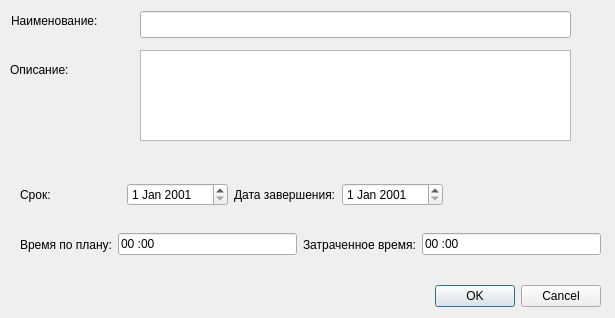
<?xml version="1.0" encoding="UTF-8"?>
<ui version="4.0">
 <class>tasksDialog</class>
 <widget class="QDialog" name="tasksDialog">
  <property name="geometry">
   <rect>
    <x>0</x>
    <y>0</y>
    <width>615</width>
    <height>318</height>
   </rect>
  </property>
  <property name="minimumSize">
   <size>
    <width>615</width>
    <height>318</height>
   </size>
  </property>
  <property name="maximumSize">
   <size>
    <width>615</width>
    <height>318</height>
   </size>
  </property>
  <property name="windowTitle">
   <string>Задача</string>
  </property>
  <property name="windowIcon">
   <iconset resource="MainResource.qrc">
    <normaloff>:/images/Tasks64.png</normaloff>:/images/Tasks64.png</iconset>
  </property>
  <widget class="QDialogButtonBox" name="buttonBox">
   <property name="geometry">
    <rect>
     <x>260</x>
     <y>280</y>
     <width>341</width>
     <height>32</height>
    </rect>
   </property>
   <property name="orientation">
    <enum>Qt::Horizontal</enum>
   </property>
   <property name="standardButtons">
    <set>QDialogButtonBox::Cancel|QDialogButtonBox::Ok</set>
   </property>
  </widget>
  <widget class="QLabel" name="label_2">
   <property name="geometry">
    <rect>
     <x>10</x>
     <y>60</y>
     <width>91</width>
     <height>19</height>
    </rect>
   </property>
   <property name="text">
    <string>Описание:</string>
   </property>
  </widget>
  <widget class="QTextEdit" name="m_content">
   <property name="geometry">
    <rect>
     <x>140</x>
     <y>50</y>
     <width>431</width>
     <height>91</height>
    </rect>
   </property>
  </widget>
  <widget class="QWidget" name="layoutWidget">
   <property name="geometry">
    <rect>
     <x>20</x>
     <y>180</y>
     <width>423</width>
     <height>30</height>
    </rect>
   </property>
   <layout class="QHBoxLayout" name="horizontalLayout">
    <item>
     <widget class="QLabel" name="label_3">
      <property name="text">
       <string>Срок:</string>
      </property>
     </widget>
    </item>
    <item>
     <widget class="QDateEdit" name="m_datePlan">
      <property name="minimumDate">
       <date>
        <year>2001</year>
        <month>1</month>
        <day>1</day>
       </date>
      </property>
     </widget>
    </item>
    <item>
     <widget class="QLabel" name="label_4">
      <property name="text">
       <string>Дата завершения:</string>
      </property>
     </widget>
    </item>
    <item>
     <widget class="QDateEdit" name="m_dateFact">
      <property name="minimumDate">
       <date>
        <year>2001</year>
        <month>1</month>
        <day>1</day>
       </date>
      </property>
     </widget>
    </item>
   </layout>
  </widget>
  <widget class="QWidget" name="layoutWidget">
   <property name="geometry">
    <rect>
     <x>20</x>
     <y>230</y>
     <width>581</width>
     <height>29</height>
    </rect>
   </property>
   <layout class="QHBoxLayout" name="horizontalLayout_2">
    <item>
     <widget class="QLabel" name="label_5">
      <property name="text">
       <string>Время по плану:</string>
      </property>
     </widget>
    </item>
    <item>
     <widget class="QLineEdit" name="m_planTime">
      <property name="inputMask">
       <string>000:00</string>
      </property>
      <property name="text">
       <string>00:00</string>
      </property>
     </widget>
    </item>
    <item>
     <widget class="QLabel" name="label_6">
      <property name="text">
       <string>Затраченное время:</string>
      </property>
     </widget>
    </item>
    <item>
     <widget class="QLineEdit" name="m_factTime">
      <property name="inputMask">
       <string>000:00</string>
      </property>
      <property name="text">
       <string>00:00</string>
      </property>
      <property name="readOnly">
       <bool>true</bool>
      </property>
     </widget>
    </item>
   </layout>
  </widget>
  <widget class="QLabel" name="label">
   <property name="geometry">
    <rect>
     <x>11</x>
     <y>11</y>
     <width>118</width>
     <height>19</height>
    </rect>
   </property>
   <property name="text">
    <string>Наименование:</string>
   </property>
  </widget>
  <widget class="QLineEdit" name="m_name">
   <property name="geometry">
    <rect>
     <x>140</x>
     <y>11</y>
     <width>431</width>
     <height>27</height>
    </rect>
   </property>
  </widget>
 </widget>
 <tabstops>
  <tabstop>m_name</tabstop>
  <tabstop>m_content</tabstop>
  <tabstop>m_datePlan</tabstop>
  <tabstop>m_dateFact</tabstop>
  <tabstop>m_planTime</tabstop>
  <tabstop>m_factTime</tabstop>
 </tabstops>
 <resources>
  <include location="MainResource.qrc"/>
 </resources>
 <connections>
  <connection>
   <sender>buttonBox</sender>
   <signal>accepted()</signal>
   <receiver>tasksDialog</receiver>
   <slot>accept()</slot>
   <hints>
    <hint type="sourcelabel">
     <x>248</x>
     <y>254</y>
    </hint>
    <hint type="destinationlabel">
     <x>157</x>
     <y>274</y>
    </hint>
   </hints>
  </connection>
  <connection>
   <sender>buttonBox</sender>
   <signal>rejected()</signal>
   <receiver>tasksDialog</receiver>
   <slot>reject()</slot>
   <hints>
    <hint type="sourcelabel">
     <x>316</x>
     <y>260</y>
    </hint>
    <hint type="destinationlabel">
     <x>286</x>
     <y>274</y>
    </hint>
   </hints>
  </connection>
 </connections>
</ui>
